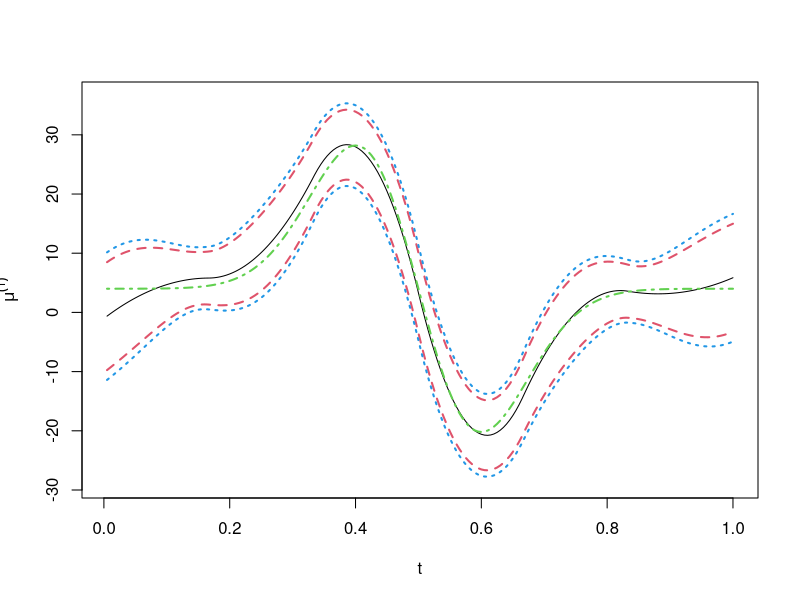
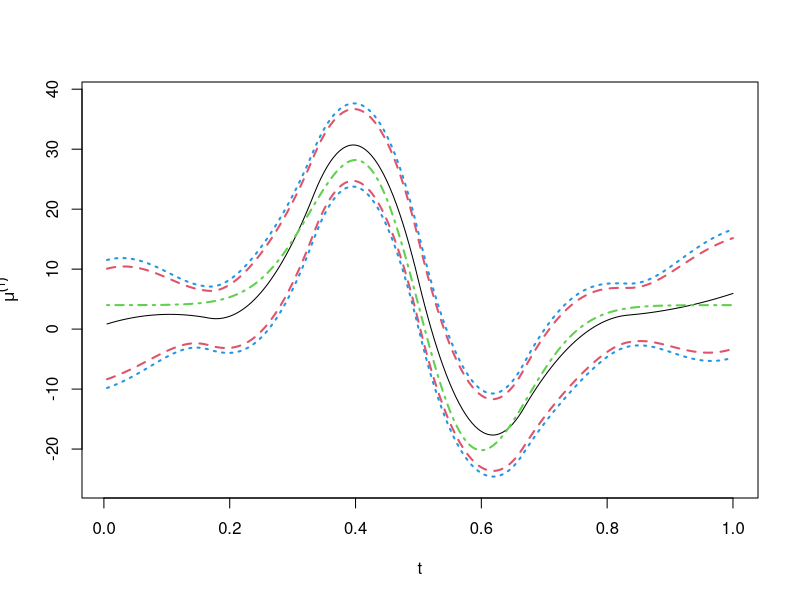
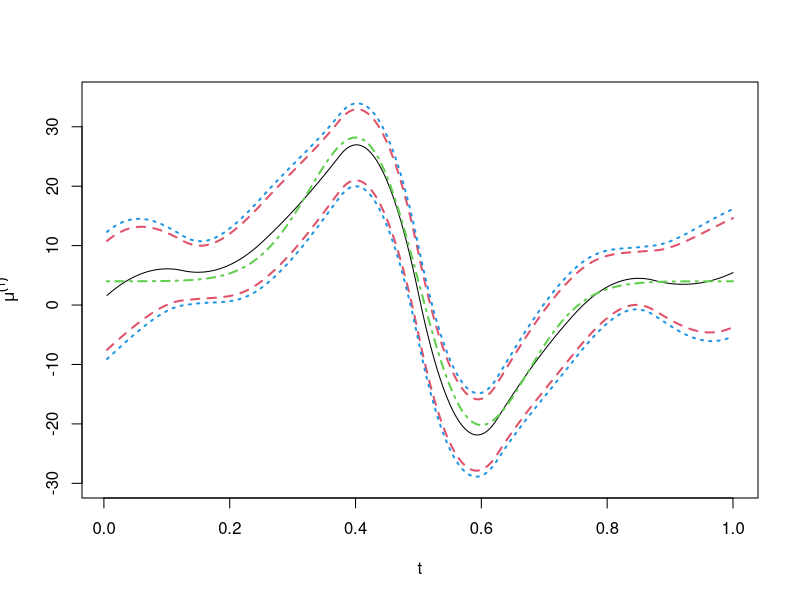
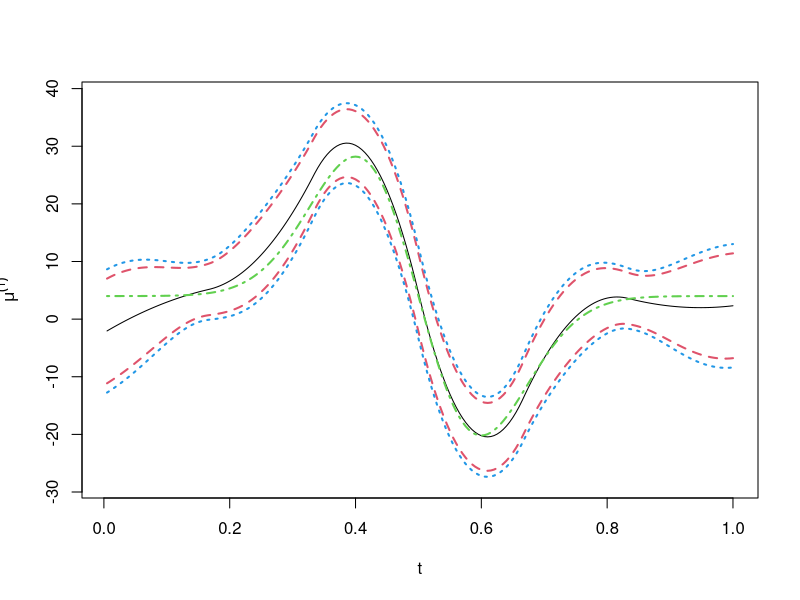
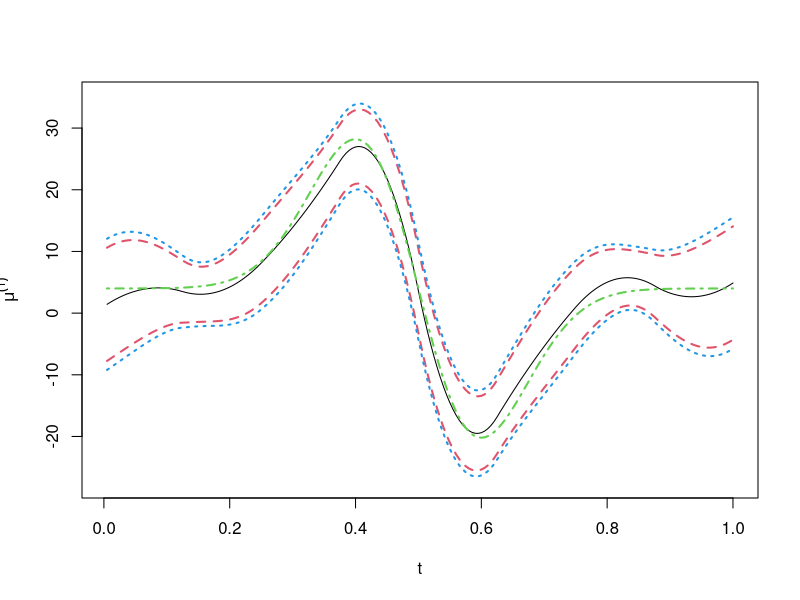
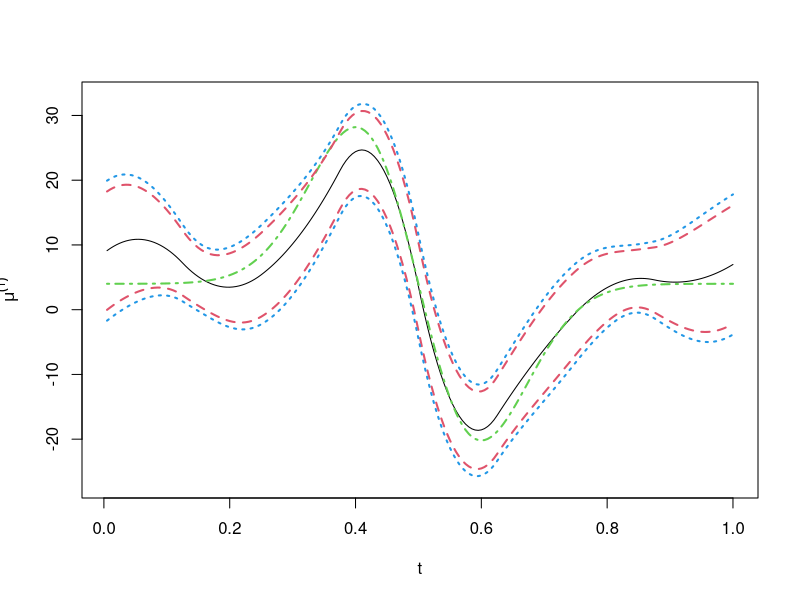
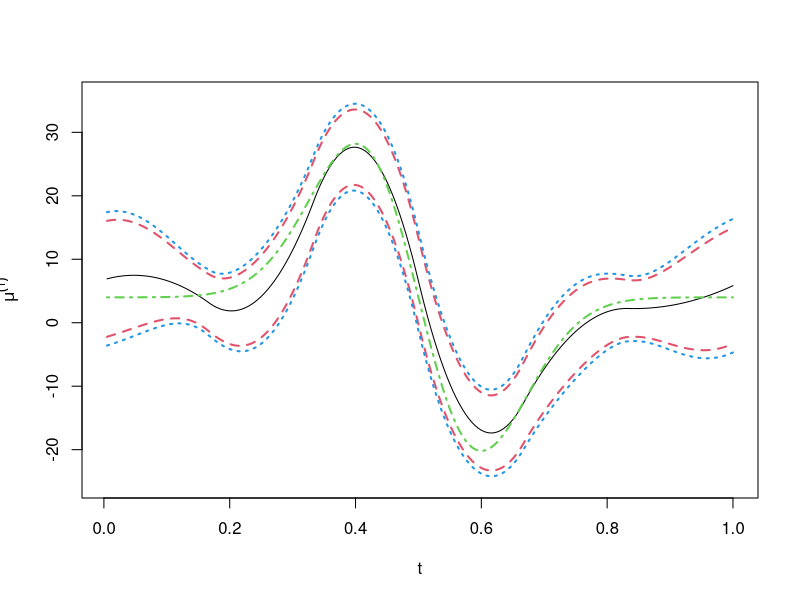
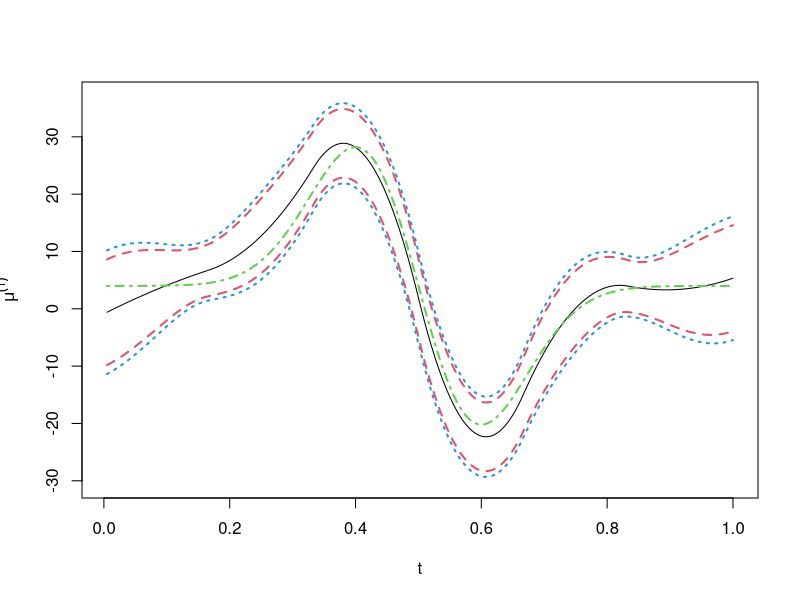

These charts were generated, in order, by the following R code: (Note: a time limit stopped this script after it produced the figures.)
library(MASS)
library(splines)

 ##Order=Order1=Order2=3 
 #0: constant 
 #1 linear 
 #2 quadratic 
 #3 cubic
 ##if using bs, Order must >2

 p=4 ## cubic spline 
 v=1

 set.seed(500)

 sigma=0.1
 boot=5000

 Kappa=8
 lamdaK=1/2^seq(0,(Kappa-1))*2


 #n=num=c(100)
 #N=200

 #num=c(30,30,50,50,100,100,200,200,300,300)
 #Num=c(30,60,50,100,100,200,200,400,300,500)

 num=c(30,30,30,30,50,50,50,50,100,100,100,100)
 Num=c(50,100,150,200,50,100,150,200,100,200,300,400)
 
 
 result=matrix(0,2,length(num))
 alpha1=0.05
 alpha2=0.01

 Ntest=200
 test= seq(1/Ntest,1,1/Ntest)
 
 nsims=1000 ### no. of replications for coverage frequence

 select=rep(0,nsims)

 select.knot=rep(0,length(num))

 for (jj in 1:length(num))
 {
 n<- num[jj]
 N<-Num[jj] 
 
 ns1=seq(floor(n^(1/6)),min(10*floor((N/log(n))^(1/3)),floor(n/4),20),1)

 X=seq(1/N,1,1/N)


#######################################
# True mu 
#######################################
 
 TrueM=4*X+(2*pi)^(-0.5)/0.1*exp(-(X-0.5)^2/2/0.01)
 TrueM.test=4*test+(2*pi)^(-0.5)/0.1*exp(-(test-0.5)^2/2/0.01)
   
 TrueM.v=4-(X-0.5)/0.01/0.1*(2*pi)^(-0.5)*exp(-(X-0.5)^2/2/0.01)
 TrueM.v.test=4-(test-0.5)/0.01/0.1*(2*pi)^(-0.5)*exp(-(test-0.5)^2/2/0.01) 

#######################################
# True V 
#######################################


 phi=matrix(0,N,Kappa)
 phi.test=matrix(0,Ntest,Kappa)
  
 for(k in 1:Kappa)
 {
  if(k<5){
  phi[,k]=2^(1/2)*sin(pi*k*X)
  phi.test[,k]=2^(1/2)*sin(pi*k*test)
  }
  if(k>4){
  phi[,k]=2^(1/2)*cos(pi*(k-4)*X)
  phi.test[,k]=2^(1/2)*cos(pi*(k-4)*test)
  }
 }



 phi.vtest=matrix(0,Ntest,Kappa)
 for(k in 1:Kappa)
 {if(k<5){
   phi.vtest[,k]=2^(1/2)*k*pi*cos(pi*k*test)
  }
  if(k>4){
   phi.test[,k]=-2^(1/2)*(k-4)*sin(pi*(k-4)*test)
  }
 }
 psi.vtest=phi.vtest%*%diag(sqrt(lamdaK))
 V.test=psi.vtest%*%t(psi.vtest)
 #diag(V)
 

 phi.v=matrix(0,N,Kappa)
 for(k in 1:Kappa)
 {
  phi.v[,k]=2^(1/2)*k*pi*cos(pi*k*X)
 }


##############################
#    repetition 500 times    #
##############################

  C=matrix(0,N,N)
  Cij<-matrix(0,Ntest^2,1,byrow=T)
  #Cij[-c((0:(N-1))*(N+1)+1),]->workCij
  YY=matrix(0,n,N)
  
  Y=rep(0,N) 

  GCV=rep(0, length(ns1))
  con1=con2=rep(0, nsims)

###########################
#    Start generating Y
###########################

for(kk in 1:nsims)
 {

  kxi=matrix(0,n,Kappa)
  for(j in 1:Kappa)
  {
   kxi[,j]<-rnorm(n,mean=0,sd=sqrt(lamdaK[j]))
  }

  for(j in 1:N)
  { 
  YY[,j]=TrueM[j]
  for(k in 1:Kappa)
  {
   YY[,j]=YY[,j]+kxi[,k]*phi[j,k]
  }
  YY[,j]=YY[,j]+sigma*(rnorm(n))
 }
 
 matrix(colMeans(YY),N,1)->Y

############################
#   GCV knot selection     #
############################
 
for (kn in 1:length(ns1))
 {
  Ns1<-ns1[kn]
 
  knots1=seq(0,1,length=Ns1+2)

############################
#     Spline Basis         #
############################
 
  XB1<-bs(X,knots=knots1[-c(1,(Ns1+2))],degree=p-1,intercept=TRUE,Boundary.knots=knots1[c(1,(Ns1+2))]) 
  solve(t(XB1)%*%(XB1))%*%t(XB1)->beta  
  XB1%*%beta->Hlamda
  mhat=Hlamda%*%Y
  GCV[kn]=mean((Y-mhat)^2)/(1- sum(diag(Hlamda))/N)^2
 }

  Ns1=ns1[which.min(GCV)]
  Ns1->select[kk]

############################
#     Use selected knots   #
############################

  knots1=seq(0,1,length=Ns1+2)

  XB1<-bs(X,knots=knots1[-c(1,(Ns1+2))],degree=p-1,intercept=TRUE,Boundary.knots=knots1[c(1,(Ns1+2))]) 
  XB1.test<-bs(test,knots=knots1[-c(1,(Ns1+2))],degree=p-1,intercept=TRUE,Boundary.knots=knots1[c(1,(Ns1+2))]) 

  solve(t(XB1)%*%(XB1))%*%t(XB1)->beta  
  Hlamda<-XB1%*%beta

  XB.1<-bs(X,knots=knots1[-c(1,(Ns1+2))],degree =p-2,intercept=TRUE,Boundary.knots=knots1[c(1,(Ns1+2))])
  XB.1.test<-bs(test,knots=knots1[-c(1,(Ns1+2))],degree=p-2,intercept=TRUE,Boundary.knots=knots1[c(1,(Ns1+2))])                     

 ####################
  D=diag(-1,Ns1+p)
  D[row(D) == col(D) + 1]<- 1
  D[,-(Ns1+p)]->D1 
  t(D1)->A1
  
  s=1
  for (i in 1:(p-s-1))
  {
   A1[i,]*(p-s)/(p-(p-s-i+1))->A1[i,]
   A1[(Ns1+p-i-s+1),]*(p-s)/(p-(p-s-i+1))->A1[(Ns1+p-i-s+1),]
  }
  t(A1)->D1
 

 #mhat=Hlamda%*%Y
 beta%*%Y->bhat
 mhat=XB1%*%bhat

 mhat.test=XB1.test%*%bhat
 mhat.test=XB1.test%*%bhat                    
 mhat.v=as.vector((Ns1+1)*XB.1%*%t(D1)%*%bhat)   
 mhat.v.test=as.vector((Ns1+1)*XB.1.test%*%t(D1)%*%bhat)   
  
############################# 
# generate qunatile 
#############################


 Z1=matrix(rnorm(Kappa*boot,0,1),boot,Kappa)
 Xi=rep(0,boot)
	
 for(b in 1:boot){
  zeta=rep(0,N)
  for(k in 1:Kappa){
   zeta=zeta+phi.v[,k]*lamdaK[k]^0.5*Z1[b,k]
  }
  var.zeta=rep(0,N)
  for(k in 1:Kappa){
   var.zeta=var.zeta+(phi.v[,k]*lamdaK[k]^0.5)^2
  }
  zeta=zeta/(var.zeta)^(0.5)
  Xi[b]<- max(abs(zeta))
 }
 
 quantile(Xi,c(1-alpha1,1-alpha2))->Q
 
 mhat.v.test+Q[1]*n^(-1/2)*(diag(V.test))^0.5->uptest1
 mhat.v.test-Q[1]*n^(-1/2)*(diag(V.test))^0.5->lowtest1

 mhat.v.test+Q[2]*n^(-1/2)*(diag(V.test))^0.5->uptest2
 mhat.v.test-Q[2]*n^(-1/2)*(diag(V.test))^0.5->lowtest2

 
 (sum( ((TrueM.v.test>=lowtest1)*(TrueM.v.test<=uptest1)))== Ntest)->con1[kk]
 (sum( ((TrueM.v.test>=lowtest2)*(TrueM.v.test<=uptest2)))== Ntest)->con2[kk]

 plot(test,mhat.v.test,type="l", ylim=c(min(lowtest2)-1, max(uptest2)+1), ylab=expression(mu^(1)),xlab="t")
 lines(test,TrueM.v.test,col=3,lty=4,lwd=2)
 lines(cbind(test,lowtest1),col=2,lty=2,lwd=2)
 lines(cbind(test,uptest1),col=2,lty=2,lwd=2)
 lines(cbind(test,lowtest2),col=4,lty=3,lwd=2)
 lines(cbind(test,uptest2),col=4,lty=3,lwd=2)

 # print(kk)
 
  }

 mean(con1)->result[1,jj]
 mean(con2)->result[2,jj]
 mean(select)->select.knot[jj]
 
 print(result[,jj])
 }
 #sigma
sigma

num
Num

select.knot
 
 #Order1
 result
